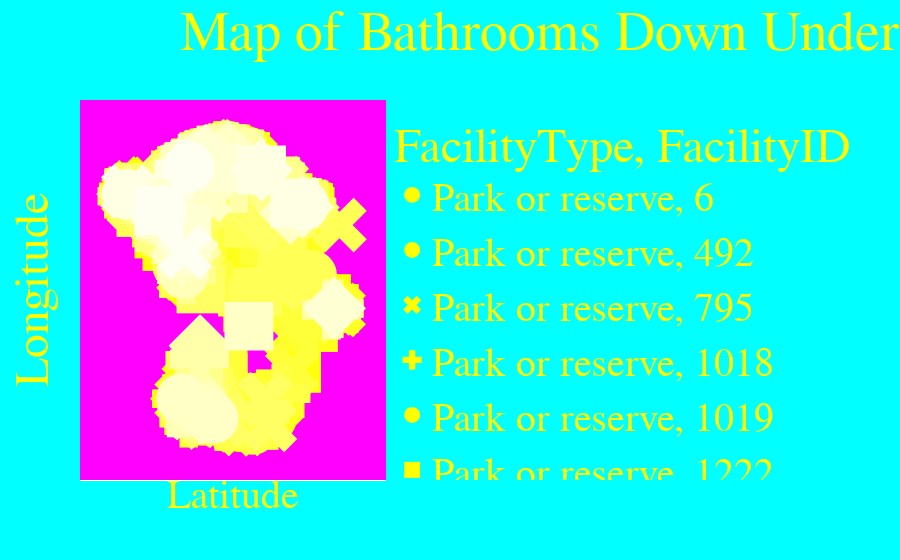

This figure's notebook cell:
### Code cell
#"Bad" Figure: Presents data in nearly unreadable font
#Presents data using color scale with very similar colors
#Has way too many categories, causing the legend to be too long
#font sizes are too big, making hover text sometimes unreadable
#and making the figure unreadable while hovering
#zoom and pan disabled, only zooming into center is possible
#background color is ugly and hurts my eyes
#no indicators of axis scale, have to rely on hoverdata


#contains 19 equally spaced points between 00 and ff such that ffff## goes from nearly pure yellow to white.
reallybadcolorsequence = ['#ffff00', '#ffff0e', '#ffff1c', '#ffff2a', '#ffff39', '#ffff47', '#ffff55', '#ffff63', '#ffff71', '#ffff80', '#ffff8e', '#ffff9c',
                          '#ffffaa', '#ffffb8', '#ffffc6', '#ffffd4', '#ffffe3', '#fffff1', '#ffffff'] 
fig = px.scatter(toilets, x='Latitude', y='Longitude', color='FacilityType', color_discrete_sequence=reallybadcolorsequence, 
                    hover_name = 'Name', hover_data = 'AddressNote', opacity=1, symbol='FacilityID', title="Map of Bathrooms Down Under")
fig.update_layout(dragmode=False)
fig.update_traces(marker={'size': 50})
fig.update_layout(
    hoverlabel=dict(
        bgcolor="cyan",
        font_size=40,
        font_family="verdana",
        font_color="magenta"
    )
)
fig.update_xaxes(
    ticks='',
    showline=True,
    showticklabels=False,
    showgrid=False,
    title_text=""
)
fig.update_yaxes(
    ticks='',
    showline=False,
    showticklabels=False,
    showgrid=False
)
fig.update_layout(
    font_family="verdana",
    font_color="yellow",
    title_font_family="Times New Roman",
    title_font_color="yellow",
    legend_title_font_color="yellow",
    font_size=40,
    title_x = 0.2
)

# x-label isn't behaving, keeps overlapping the title
#making an annotation instead and removing the xlabel title

fig.add_annotation(
    text="Latitude",
    x=0.5, #half way across
    y=-0.1, #a little under the figure
    showarrow=False, #don't want an arrow
    xref="paper", #need to reference paper to get it out of the plot area
    yref="paper",
    font_size=40
)

fig.update_layout(
    plot_bgcolor='magenta'
)
fig.update_layout(paper_bgcolor="cyan")
fig.show(config={ 'modeBarButtonsToRemove': ['zoom', 'pan'] })
fig.write_html("badfig.html")
